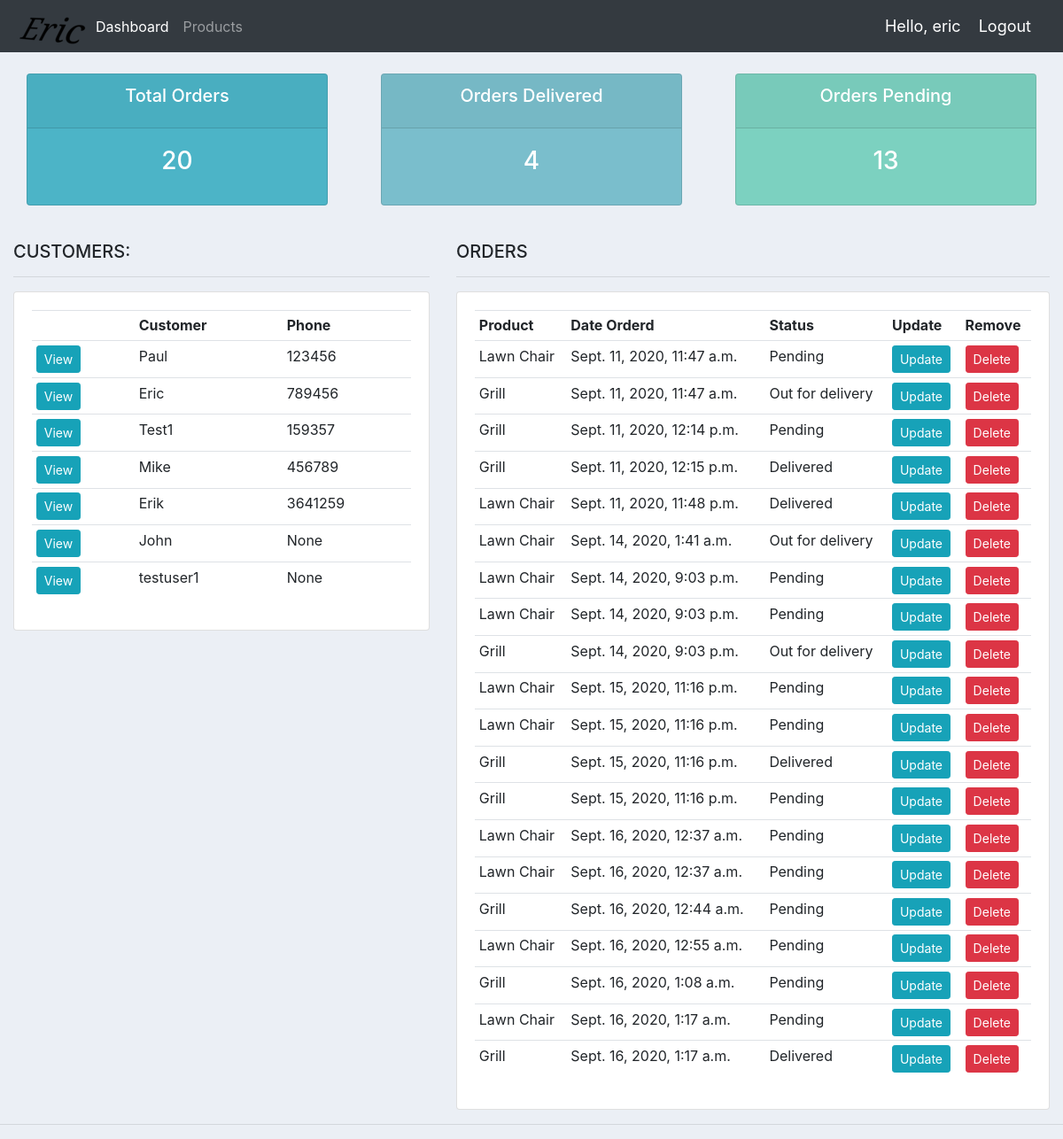
The app's page / (signed in) with its own data.
### accounts/models.py (models this page shows, shortened)
class Customer(models.Model):
	user = models.OneToOneField(User, null=True, blank=True, on_delete=models.CASCADE)
	name = models.CharField(max_length=200, null=True)
	phone = models.CharField(max_length=200, null=True)
	email = models.CharField(max_length=200, null=True)
	profile_pic = models.ImageField(default="profile1.png", null=True, blank=True)
	date_created = models.DateTimeField(auto_now_add=True, null=True)

class Order(models.Model):
	STATUS = (
			('Pending', 'Pending'),
			('Out for delivery', 'Out for delivery'),
			('Delivered', 'Delivered'),
			)
	customer = models.ForeignKey(Customer, null=True, on_delete= models.SET_NULL)
	product = models.ForeignKey(Product, null=True, on_delete= models.SET_NULL)
	date_created = models.DateTimeField(auto_now_add=True, null=True)
	status = models.CharField(max_length=200, null=True, choices=STATUS)
	note = models.CharField(max_length=1000, null=True)

class Product(models.Model):
	CATEGORY = (
			('Indoor', 'Indoor'),
			('Out Door', 'Out Door'),
			)
	name = models.CharField(max_length=200, null=True)
	price = models.FloatField(null=True)
	category = models.CharField(max_length=200, null=True, choices=CATEGORY)
	description = models.CharField(max_length=200, null=True, blank=True)
	date_created = models.DateTimeField(auto_now_add=True, null=True)
	tags = models.ManyToManyField(Tag)
	def __str__(self):
		return self.name

### accounts/decorators.py (the view)
	def wrapper_function(request, *args, **kwargs):
		group = None
		if request.user.groups.exists():
			group = request.user.groups.all()[0].name
		if group == 'customer':
			return redirect('user-page')
		if group == 'admin':
			return view_func(request, *args, **kwargs)

### accounts/views.py (called while the page is built)
@login_required(login_url='login')
@admin_only
def home(request):
	orders = Order.objects.all()
	customers = Customer.objects.all()
	total_customers = customers.count()
	total_orders = orders.count()
	delivered = orders.filter(status='Delivered').count()
	pending = orders.filter(status='Pending').count()
	context = {'orders':orders, 'customers':customers,
	'total_orders':total_orders,'delivered':delivered,
	'pending':pending }
	return render(request, 'accounts/dashboard.html', context)

### accounts/templates/accounts/dashboard.html
{%  extends 'accounts/main.html' %}
{% block content %}
{%  include 'accounts/status.html' %}
<br>
<div class="row">
	<div class="col-md-5">
		<h5>CUSTOMERS:</h5>
		<hr>
		<div class="card card-body">
			<table class="table table-sm">
				<tr>
					<th></th>
					<th>Customer</th>
					<th>Phone</th>
				</tr>
				{% for customer in customers %}
					<tr>
						<td><a class="btn btn-sm btn-info" href="{% url 'customer' customer.id %}">View</a></td>
						<td>{{customer.name}}</td>
						<td>{{customer.phone}}</td>
					</tr>
				{% endfor %}
			</table>
		</div>
	</div>
	<div class="col-md-7">
		<h5>ORDERS</h5>
		<hr>
		<div class="card card-body">
			<table class="table table-sm">
				<tr>
					<th>Product</th>
					<th>Date Orderd</th>
					<th>Status</th>
					<th>Update</th>
					<th>Remove</th>
				</tr>
				{% for order in orders %}
					<tr>
						<td>{{order.product}}</td>
						<td>{{order.date_created}}</td>
						<td>{{order.status}}</td>
						<td><a class="btn btn-sm btn-info" href="{% url 'update_order' order.id %}">Update</a></td>
						<td><a class="btn btn-sm btn-danger" href="{% url 'delete_order' order.id %}">Delete</a></td>
					</tr>
				{% endfor %}
			</table>
		</div>
	</div>
</div>
{% endblock %}

### accounts/templates/accounts/main.html (shortened to what this page needs)
{% load static %}
<!DOCTYPE html>
<html>
<head>
	<link rel="stylesheet" href="https://stackpath.bootstrapcdn.com/bootstrap/4.3.1/css/bootstrap.min.css">
	<link rel="stylesheet" type="text/css" href="{% static '/css/main.css' %}">
</head>
<body>
	{%  include 'accounts/navbar.html' %}
	<div class="container-fluid">
	{% block content %}
	{% endblock %}
    </div>
	<hr>
</body>
</html>

### accounts/templates/accounts/navbar.html (shortened to what this page needs)
{% load static %}
<nav class="navbar navbar-expand-lg navbar-dark bg-dark">
 <img src="{% static 'images/logo.png' %}">
  <div class="collapse navbar-collapse" id="navbarNav">
    <ul class="navbar-nav">
      {% if request.user.is_staff %}
      <li class="nav-item active">
        <a class="nav-link" href="{% url 'home' %}">Dashboard</a>
      </li>
      <li class="nav-item">
        <a class="nav-link" href="{% url 'products' %}">Products</a>
      </li>
      {% else %}
       <li class="nav-item">
        <a class="nav-link" href="{% url 'account' %}">Settings</a>
      </li>
      {% endif %}
    </ul>
  </div>
  <span class="hello-msg">Hello, {{request.user}}</span>
  <span ><a  class="hello-msg" href="{% url 'logout' %}">Logout</a></span>
</nav>

### accounts/templates/accounts/status.html
<br>
<div class="row">
	<div class="col">
		<div class="col-md">
			<div class="card text-center text-white  mb-3" id="total-orders">
			  	<div class="card-header">
			  		<h5 class="card-title">Total Orders</h5>
			  	</div>
			  	<div class="card-body">
			    	<h3 class="card-title">{{total_orders}}</h3>
			  	</div>
			</div>
		</div>
	</div>
	<div class="col">
		<div class="col-md">
			<div class="card text-center text-white  mb-3" id="orders-delivered">
			  	<div class="card-header">
			  		<h5 class="card-title">Orders Delivered</h5>
			  	</div>
			  	<div class="card-body">
			    	<h3 class="card-title">{{delivered}}</h3>
			  	</div>
			</div>
		</div>
	</div>
	<div class="col">
		<div class="col-md">
			<div class="card text-center text-white  mb-3" id="orders-pending">
			  	<div class="card-header">
			  		<h5 class="card-title">Orders Pending</h5>
			  	</div>
			  	<div class="card-body">
			    	<h3 class="card-title">{{pending}}</h3>
			  	</div>
			</div>
		</div>
	</div>
</div>

### static/css/main.css (style rules this page uses)
body { background-color: #ebeff5; }
#total-orders { background-color: #4cb4c7; }
#orders-delivered { background-color: #7abecc; }
#orders-pending { background-color: #7CD1C0; }

### accounts/templates/accounts/navbar.html (style rules this page uses)
.hello-msg { font-size: 18px; color: #fff; margin-right: 20px; }

### records on screen
Customer: name "Paul", phone "123456"
Customer: name "Eric", phone "789456"
Customer: name "Test1", phone "159357"
Customer: name "Mike", phone "456789"
Customer: name "Erik", phone "3641259"
Customer: name "John", phone "None"
Customer: name "testuser1", phone "None"
Order: product "Lawn Chair", date_created "Sept. 11, 2020, 11:47 a.m.", status "Pending"
Order: product "Grill", date_created "Sept. 11, 2020, 11:47 a.m.", status "Out for delivery"
Order: product "Grill", date_created "Sept. 11, 2020, 12:14 p.m.", status "Pending"
Order: product "Grill", date_created "Sept. 11, 2020, 12:15 p.m.", status "Delivered"
Order: product "Lawn Chair", date_created "Sept. 11, 2020, 11:48 p.m.", status "Delivered"
Order: product "Lawn Chair", date_created "Sept. 14, 2020, 1:41 a.m.", status "Out for delivery"
Order: product "Lawn Chair", date_created "Sept. 14, 2020, 9:03 p.m.", status "Pending"
Order: product "Lawn Chair", date_created "Sept. 14, 2020, 9:03 p.m.", status "Pending"
Order: product "Grill", date_created "Sept. 14, 2020, 9:03 p.m.", status "Out for delivery"
Order: product "Lawn Chair", date_created "Sept. 15, 2020, 11:16 p.m.", status "Pending"
Order: product "Lawn Chair", date_created "Sept. 15, 2020, 11:16 p.m.", status "Pending"
Order: product "Grill", date_created "Sept. 15, 2020, 11:16 p.m.", status "Delivered"
Order: product "Grill", date_created "Sept. 15, 2020, 11:16 p.m.", status "Pending"
Order: product "Lawn Chair", date_created "Sept. 16, 2020, 12:37 a.m.", status "Pending"
Order: product "Lawn Chair", date_created "Sept. 16, 2020, 12:37 a.m.", status "Pending"
Order: product "Grill", date_created "Sept. 16, 2020, 12:44 a.m.", status "Pending"
Order: product "Lawn Chair", date_created "Sept. 16, 2020, 12:55 a.m.", status "Pending"
Order: product "Grill", date_created "Sept. 16, 2020, 1:08 a.m.", status "Pending"
Order: product "Lawn Chair", date_created "Sept. 16, 2020, 1:17 a.m.", status "Pending"
Order: product "Grill", date_created "Sept. 16, 2020, 1:17 a.m.", status "Delivered"

### other values on screen
{{ request.user }} "eric"
{{ total_orders }} "20"
{{ delivered }} "4"
{{ pending }} "13"
